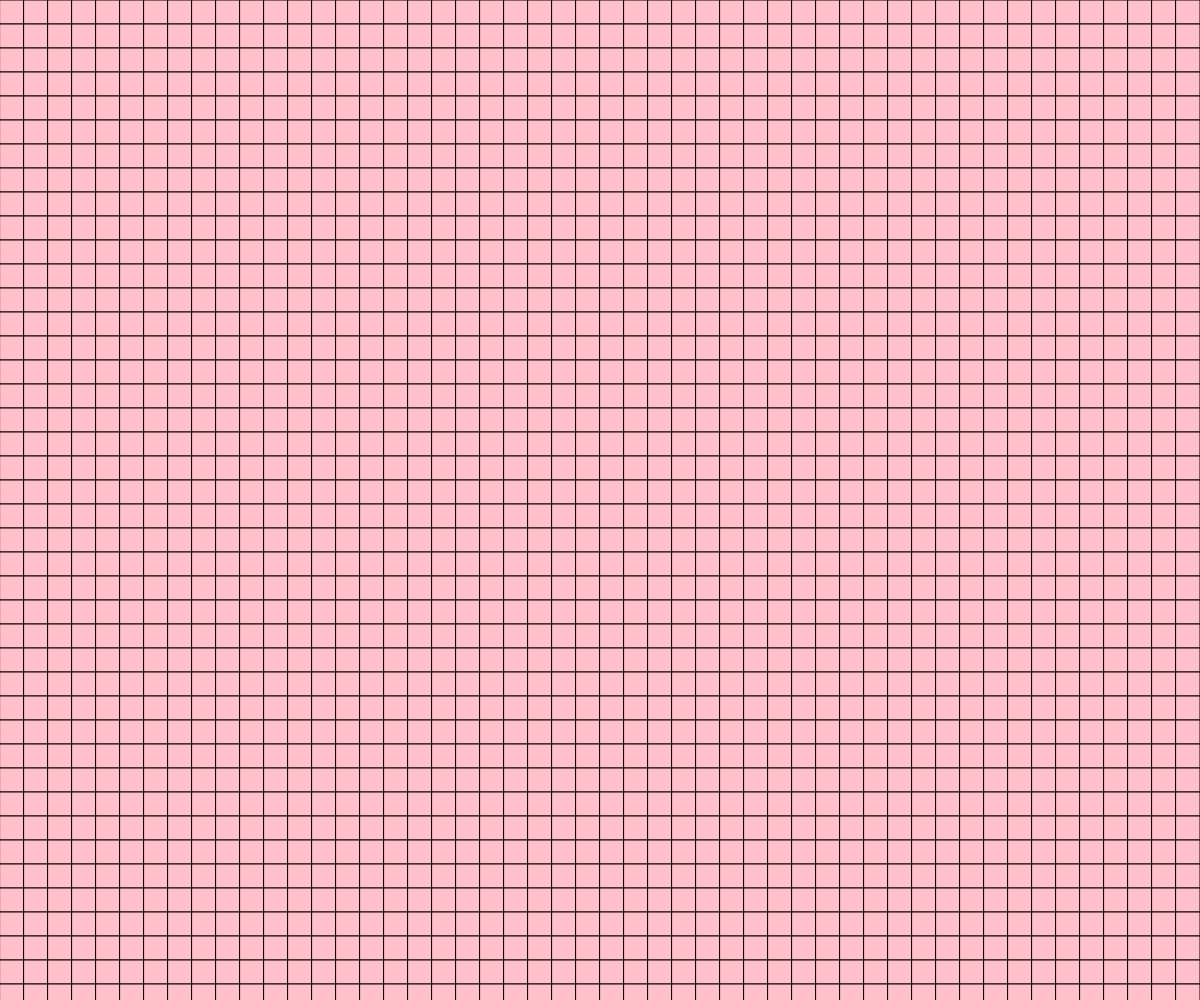
Frame 1 (no input)
Frame 60 (no input): identical to frame 1, image omitted
Frame 120 (the mouse pressed at the canvas centre since frame 60): identical to frame 1, image omitted

The p5.js sketch that drew this single still picture (run headless with seeded random() and noise() and a simulated clock; from frame 60 on, the mouse is pressed at the canvas centre):

// p5.js sketch
// ── sketch.js
//create a program that enables us to customize the number of squares in a grid

function setup() {//runs once
  createCanvas(windowWidth,windowHeight);// creates a canvas 720px by 720px
  // background("purple");//background color
}

function draw() {//runs in a loop
  fill("pink");//fills in the shape
  strokeWeight(1);//assigns stroke weight
  // quad(
  //   0,0,
  //   300,0,
  //   300,300,
  //   0,300);
  var num = 50 //number of side in the array
  var sideLen = windowWidth/num; //side length variable

  for(var i=0; i<windowWidth; i = i + sideLen){
    for (var j = 0; j<windowWidth; j=j +sideLen){
      quad(
        i,j,
        i+sideLen,j,
        i+sideLen,j+sideLen,
        i,j+sideLen);
    }
  }


}
